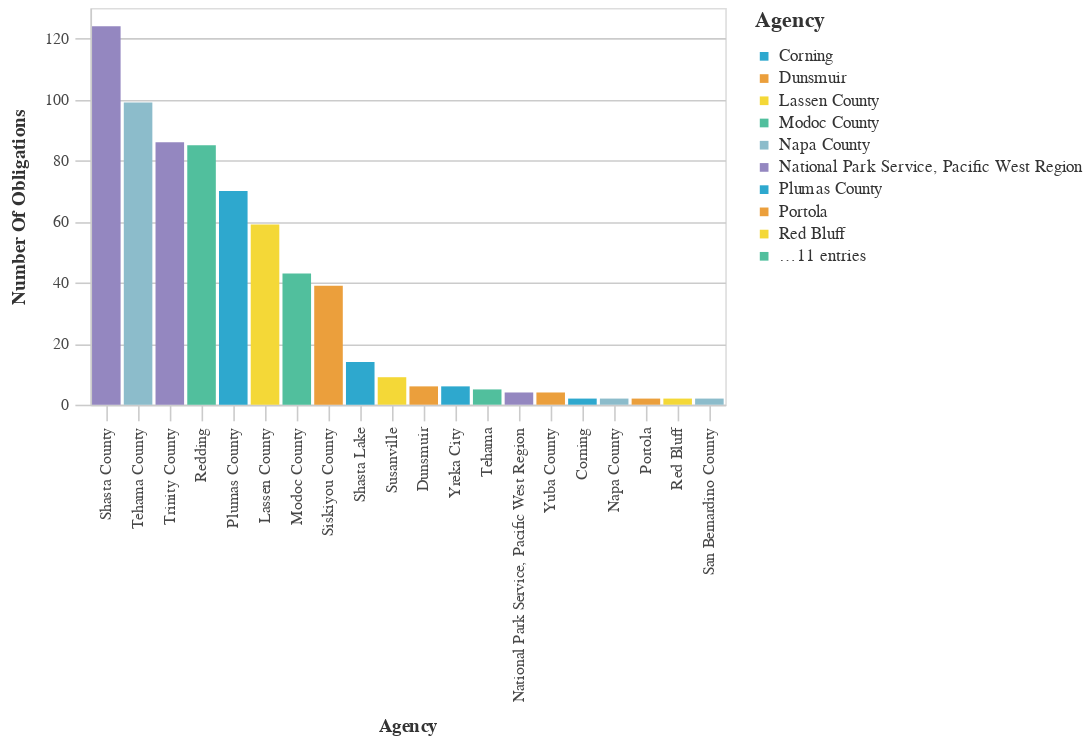

Notebook code for this chart:
### Markdown cell above
### Agencies With The Most Obligations

### Code cell
#Bar chart Agencies With The Most Obligations
chart_df = (df_top>>filter(_.variable=='primary_agency_name')).rename(columns={"value":"Agency",
                                 "count":"Number of Obligations"})
chart2 = (_dla_utils.basic_bar_chart_no_save(chart_df, 'Agency', 'Number of Obligations', 'Agency', district))
    

display(chart2)

### Figure 1 — Vega-Lite specification as saved in the notebook (floating-point values rounded to 4 significant figures)
{"config": {"view": {"continuousWidth": 400, "continuousHeight": 300}, "axis": {"domainColor": "#cbcbcb", "grid": true, "gridColor": "#cbcbcb", "gridWidth": 1, "labelColor": "#474747", "labelFont": "Nunito Sans", "labelFontSize": 10, "labelPadding": 4, "tickColor": "#cbcbcb", "tickSize": 10, "titleColor": "#333", "titleFont": "Raleway", "titleFontSize": 12, "titlePadding": 10}, "axisBand": {"grid": false}, "background": "white", "font": "Raleway", "header": {"labelFont": "Nunito Sans", "titleFont": "Raleway"}, "legend": {"labelColor": "#333", "labelFont": "Nunito Sans", "labelFontSize": 11, "labelLimit": 0, "padding": 1, "symbolSize": 30, "symbolType": "square", "titleColor": "#333", "titleFont": "Raleway", "titleFontSize": 14, "titlePadding": 10}, "title": {"anchor": "middle", "font": "Raleway", "fontSize": 18, "fontWeight": 300, "offset": 20}}, "data": {"name": "data-93f9701787f019370100c3bcfdda4786"}, "mark": "bar", "encoding": {"color": {"field": "Agency", "legend": {"symbolLimit": 10, "title": "Agency"}, "scale": {"range": ["#2EA8CE", "#EB9F3C", "#F4D837", "#51BF9D", "#8CBCCB", "#9487C0"]}, "type": "nominal"}, "tooltip": [{"field": "Agency", "title": "Agency", "type": "nominal"}, {"field": "Number of Obligations", "title": "Number Of Obligations", "type": "quantitative"}], "x": {"field": "Agency", "sort": "-y", "title": "Agency", "type": "nominal"}, "y": {"field": "Number of Obligations", "title": "Number Of Obligations", "type": "quantitative"}}, "height": 250, "width": 400, "$schema": "https://vega.github.io/schema/vega-lite/v4.17.0.json", "datasets": {"data-93f9701787f019370100c3bcfdda4786": [{"Agency": "Shasta County", "Number of Obligations": 124, "variable": "primary_agency_name"}, {"Agency": "Tehama County", "Number of Obligations": 99, "variable": "primary_agency_name"}, {"Agency": "Trinity County", "Number of Obligations": 86, "variable": "primary_agency_name"}, {"Agency": "Redding", "Number of Obligations": 85, "variable": "primary_agency_name"}, {"Agency": "Plumas County", "Number of Obligations": 70, "variable": "primary_agency_name"}, {"Agency": "Lassen County", "Number of Obligations": 59, "variable": "primary_agency_name"}, {"Agency": "Modoc County", "Number of Obligations": 43, "variable": "primary_agency_name"}, {"Agency": "Siskiyou County", "Number of Obligations": 39, "variable": "primary_agency_name"}, {"Agency": "Shasta Lake", "Number of Obligations": 14, "variable": "primary_agency_name"}, {"Agency": "Susanville", "Number of Obligations": 9, "variable": "primary_agency_name"}, {"Agency": "Dunsmuir", "Number of Obligations": 6, "variable": "primary_agency_name"}, {"Agency": "Yreka City", "Number of Obligations": 6, "variable": "primary_agency_name"}, {"Agency": "Tehama", "Number of Obligations": 5, "variable": "primary_agency_name"}, {"Agency": "National Park Service, Pacific West Region", "Number of Obligations": 4, "variable": "primary_agency_name"}, {"Agency": "Yuba County", "Number of Obligations": 4, "variable": "primary_agency_name"}, {"Agency": "Corning", "Number of Obligations": 2, "variable": "primary_agency_name"}, {"Agency": "Napa County", "Number of Obligations": 2, "variable": "primary_agency_name"}, {"Agency": "Portola", "Number of Obligations": 2, "variable": "primary_agency_name"}, {"Agency": "Red Bluff", "Number of Obligations": 2, "variable": "primary_agency_name"}, {"Agency": "San Bernardino County", "Number of Obligations": 2, "variable": "primary_agency_name"}]}}
